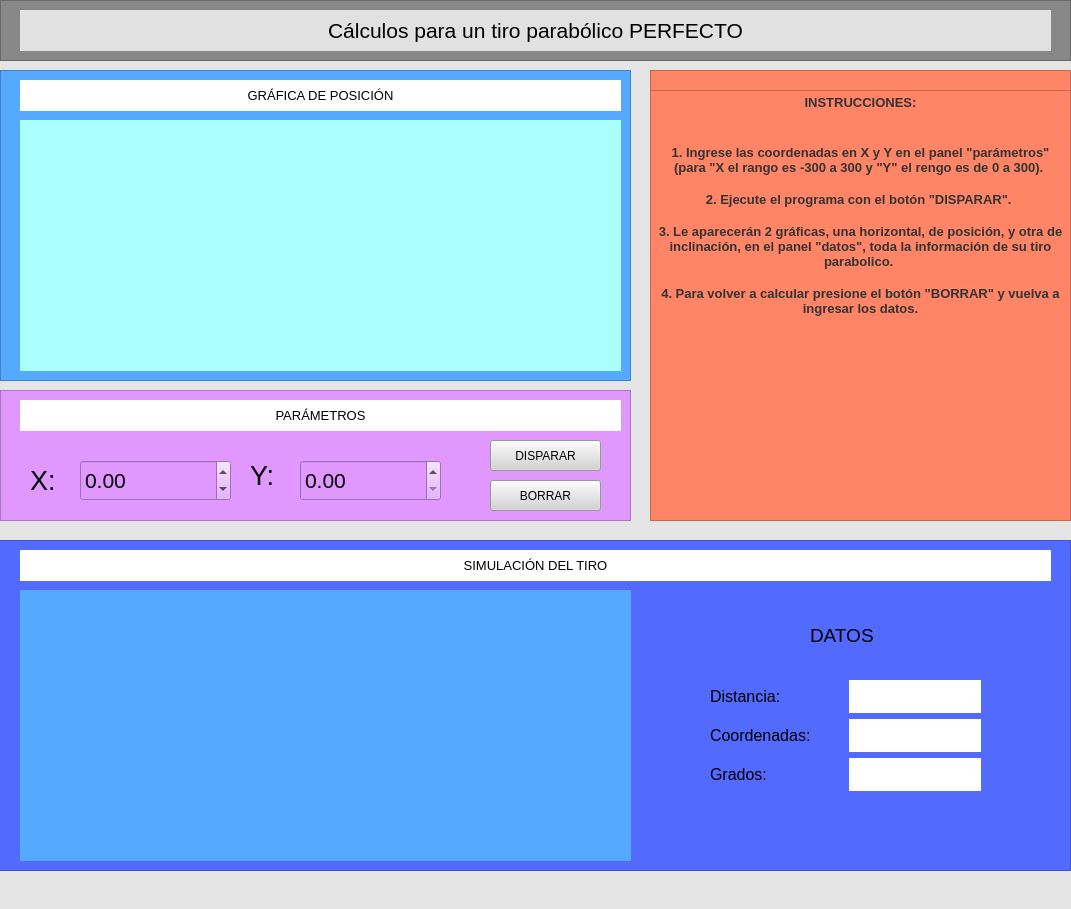
<?xml version="1.0" encoding="UTF-8"?>
<ui version="4.0">
 <class>MainWindow</class>
 <widget class="QMainWindow" name="MainWindow">
  <property name="geometry">
   <rect>
    <x>0</x>
    <y>0</y>
    <width>1071</width>
    <height>909</height>
   </rect>
  </property>
  <property name="windowTitle">
   <string>MainWindow</string>
  </property>
  <property name="styleSheet">
   <string notr="true">background-color: rgb(223, 215, 213);
background-color: rgb(229, 229, 229);</string>
  </property>
  <widget class="QWidget" name="centralwidget">
   <widget class="QFrame" name="frame">
    <property name="geometry">
     <rect>
      <x>0</x>
      <y>0</y>
      <width>1071</width>
      <height>61</height>
     </rect>
    </property>
    <property name="styleSheet">
     <string notr="true">
background-color: rgb(136, 136, 136);</string>
    </property>
    <property name="frameShape">
     <enum>QFrame::StyledPanel</enum>
    </property>
    <property name="frameShadow">
     <enum>QFrame::Raised</enum>
    </property>
    <widget class="QLabel" name="label">
     <property name="geometry">
      <rect>
       <x>20</x>
       <y>10</y>
       <width>1031</width>
       <height>41</height>
      </rect>
     </property>
     <property name="styleSheet">
      <string notr="true">background-color: rgb(225, 225, 225);</string>
     </property>
     <property name="text">
      <string>&lt;html&gt;&lt;head/&gt;&lt;body&gt;&lt;p align=&quot;center&quot;&gt;&lt;span style=&quot; font-size:16pt;&quot;&gt;Cálculos para un tiro parabólico PERFECTO&lt;/span&gt;&lt;/p&gt;&lt;/body&gt;&lt;/html&gt;</string>
     </property>
    </widget>
   </widget>
   <widget class="QFrame" name="frame_2">
    <property name="geometry">
     <rect>
      <x>0</x>
      <y>70</y>
      <width>631</width>
      <height>311</height>
     </rect>
    </property>
    <property name="styleSheet">
     <string notr="true">background-color: rgb(85, 170, 255);</string>
    </property>
    <property name="frameShape">
     <enum>QFrame::StyledPanel</enum>
    </property>
    <property name="frameShadow">
     <enum>QFrame::Raised</enum>
    </property>
    <widget class="QLabel" name="label_2">
     <property name="geometry">
      <rect>
       <x>20</x>
       <y>10</y>
       <width>601</width>
       <height>31</height>
      </rect>
     </property>
     <property name="styleSheet">
      <string notr="true">background-color: rgb(255, 255, 255);</string>
     </property>
     <property name="text">
      <string>&lt;html&gt;&lt;head/&gt;&lt;body&gt;&lt;p align=&quot;center&quot;&gt;&lt;span style=&quot; font-size:10pt;&quot;&gt;GRÁFICA DE POSICIÓN&lt;/span&gt;&lt;/p&gt;&lt;/body&gt;&lt;/html&gt;</string>
     </property>
    </widget>
    <widget class="QWidget" name="grafica1" native="true">
     <property name="geometry">
      <rect>
       <x>20</x>
       <y>50</y>
       <width>601</width>
       <height>251</height>
      </rect>
     </property>
     <property name="styleSheet">
      <string notr="true">background-color: rgb(170, 255, 255);</string>
     </property>
    </widget>
   </widget>
   <widget class="QFrame" name="frame_4">
    <property name="geometry">
     <rect>
      <x>0</x>
      <y>390</y>
      <width>631</width>
      <height>131</height>
     </rect>
    </property>
    <property name="styleSheet">
     <string notr="true">background-color: rgb(224, 152, 255);</string>
    </property>
    <property name="frameShape">
     <enum>QFrame::StyledPanel</enum>
    </property>
    <property name="frameShadow">
     <enum>QFrame::Raised</enum>
    </property>
    <widget class="QLabel" name="label_3">
     <property name="geometry">
      <rect>
       <x>20</x>
       <y>10</y>
       <width>601</width>
       <height>31</height>
      </rect>
     </property>
     <property name="styleSheet">
      <string notr="true">background-color: rgb(255, 255, 255);</string>
     </property>
     <property name="text">
      <string>&lt;html&gt;&lt;head/&gt;&lt;body&gt;&lt;p align=&quot;center&quot;&gt;&lt;span style=&quot; font-size:10pt;&quot;&gt;PARÁMETROS&lt;/span&gt;&lt;/p&gt;&lt;/body&gt;&lt;/html&gt;</string>
     </property>
    </widget>
    <widget class="QPushButton" name="borrar">
     <property name="geometry">
      <rect>
       <x>490</x>
       <y>90</y>
       <width>111</width>
       <height>31</height>
      </rect>
     </property>
     <property name="font">
      <font>
       <pointsize>9</pointsize>
      </font>
     </property>
     <property name="styleSheet">
      <string notr="true">background-color: rgb(211, 211, 211);</string>
     </property>
     <property name="text">
      <string>BORRAR</string>
     </property>
    </widget>
    <widget class="QPushButton" name="disparar">
     <property name="geometry">
      <rect>
       <x>490</x>
       <y>50</y>
       <width>111</width>
       <height>31</height>
      </rect>
     </property>
     <property name="font">
      <font>
       <pointsize>9</pointsize>
      </font>
     </property>
     <property name="styleSheet">
      <string notr="true">background-color: rgb(211, 211, 211);</string>
     </property>
     <property name="text">
      <string>DISPARAR</string>
     </property>
    </widget>
    <widget class="QLabel" name="v">
     <property name="geometry">
      <rect>
       <x>250</x>
       <y>60</y>
       <width>48</width>
       <height>51</height>
      </rect>
     </property>
     <property name="text">
      <string>&lt;html&gt;&lt;head/&gt;&lt;body&gt;&lt;p&gt;&lt;span style=&quot; font-size:20pt;&quot;&gt;Y:&lt;/span&gt;&lt;/p&gt;&lt;/body&gt;&lt;/html&gt;</string>
     </property>
    </widget>
    <widget class="QLabel" name="label_4">
     <property name="geometry">
      <rect>
       <x>30</x>
       <y>70</y>
       <width>41</width>
       <height>41</height>
      </rect>
     </property>
     <property name="text">
      <string>&lt;html&gt;&lt;head/&gt;&lt;body&gt;&lt;p&gt;&lt;span style=&quot; font-size:20pt;&quot;&gt;X:&lt;/span&gt;&lt;/p&gt;&lt;/body&gt;&lt;/html&gt;</string>
     </property>
    </widget>
    <widget class="QDoubleSpinBox" name="vy">
     <property name="geometry">
      <rect>
       <x>300</x>
       <y>70</y>
       <width>141</width>
       <height>41</height>
      </rect>
     </property>
     <property name="font">
      <font>
       <pointsize>16</pointsize>
      </font>
     </property>
     <property name="maximum">
      <double>300.000000000000000</double>
     </property>
    </widget>
    <widget class="QDoubleSpinBox" name="vx">
     <property name="geometry">
      <rect>
       <x>80</x>
       <y>70</y>
       <width>151</width>
       <height>41</height>
      </rect>
     </property>
     <property name="font">
      <font>
       <pointsize>16</pointsize>
      </font>
     </property>
     <property name="minimum">
      <double>-300.000000000000000</double>
     </property>
     <property name="maximum">
      <double>300.000000000000000</double>
     </property>
    </widget>
   </widget>
   <widget class="QFrame" name="frame_5">
    <property name="geometry">
     <rect>
      <x>-10</x>
      <y>540</y>
      <width>1081</width>
      <height>331</height>
     </rect>
    </property>
    <property name="styleSheet">
     <string notr="true">
background-color: rgb(83, 106, 255);</string>
    </property>
    <property name="frameShape">
     <enum>QFrame::StyledPanel</enum>
    </property>
    <property name="frameShadow">
     <enum>QFrame::Raised</enum>
    </property>
    <widget class="QLabel" name="label_5">
     <property name="geometry">
      <rect>
       <x>30</x>
       <y>10</y>
       <width>1031</width>
       <height>31</height>
      </rect>
     </property>
     <property name="styleSheet">
      <string notr="true">background-color: rgb(255, 255, 255);</string>
     </property>
     <property name="text">
      <string>&lt;html&gt;&lt;head/&gt;&lt;body&gt;&lt;p align=&quot;center&quot;&gt;&lt;span style=&quot; font-size:10pt;&quot;&gt;SIMULACIÓN DEL TIRO&lt;/span&gt;&lt;/p&gt;&lt;/body&gt;&lt;/html&gt;</string>
     </property>
    </widget>
    <widget class="QWidget" name="gridLayoutWidget">
     <property name="geometry">
      <rect>
       <x>720</x>
       <y>140</y>
       <width>271</width>
       <height>111</height>
      </rect>
     </property>
     <layout class="QGridLayout" name="gridLayout">
      <item row="1" column="0">
       <widget class="QLabel" name="label_7">
        <property name="styleSheet">
         <string notr="true">font: 75 8pt &quot;MS Shell Dlg 2&quot;;</string>
        </property>
        <property name="text">
         <string>&lt;html&gt;&lt;head/&gt;&lt;body&gt;&lt;p&gt;&lt;span style=&quot; font-size:12pt;&quot;&gt;Coordenadas:&lt;/span&gt;&lt;/p&gt;&lt;/body&gt;&lt;/html&gt;</string>
        </property>
       </widget>
      </item>
      <item row="0" column="0">
       <widget class="QLabel" name="label_8">
        <property name="styleSheet">
         <string notr="true">font: 8pt &quot;MS Shell Dlg 2&quot;;
font: 75 8pt &quot;MS Shell Dlg 2&quot;;
</string>
        </property>
        <property name="text">
         <string>&lt;html&gt;&lt;head/&gt;&lt;body&gt;&lt;p&gt;&lt;span style=&quot; font-size:12pt;&quot;&gt;Distancia: &lt;/span&gt;&lt;/p&gt;&lt;/body&gt;&lt;/html&gt;</string>
        </property>
       </widget>
      </item>
      <item row="2" column="1">
       <widget class="QLabel" name="gradosd">
        <property name="styleSheet">
         <string notr="true">background-color: rgb(255, 255, 255);</string>
        </property>
        <property name="text">
         <string/>
        </property>
       </widget>
      </item>
      <item row="0" column="1">
       <widget class="QLabel" name="distanciad">
        <property name="styleSheet">
         <string notr="true">background-color: rgb(255, 255, 255);</string>
        </property>
        <property name="text">
         <string/>
        </property>
       </widget>
      </item>
      <item row="1" column="1">
       <widget class="QLabel" name="coordenadasd">
        <property name="styleSheet">
         <string notr="true">background-color: rgb(255, 255, 255);</string>
        </property>
        <property name="text">
         <string/>
        </property>
       </widget>
      </item>
      <item row="2" column="0">
       <widget class="QLabel" name="label_9">
        <property name="text">
         <string>&lt;html&gt;&lt;head/&gt;&lt;body&gt;&lt;p&gt;&lt;span style=&quot; font-size:12pt;&quot;&gt;Grados:&lt;/span&gt;&lt;/p&gt;&lt;/body&gt;&lt;/html&gt;</string>
        </property>
       </widget>
      </item>
     </layout>
    </widget>
    <widget class="QLabel" name="label_10">
     <property name="geometry">
      <rect>
       <x>820</x>
       <y>80</y>
       <width>81</width>
       <height>31</height>
      </rect>
     </property>
     <property name="styleSheet">
      <string notr="true">font: 75 9pt &quot;MS Shell Dlg 2&quot;;</string>
     </property>
     <property name="text">
      <string>&lt;html&gt;&lt;head/&gt;&lt;body&gt;&lt;p&gt;&lt;span style=&quot; font-size:14pt;&quot;&gt;DATOS&lt;/span&gt;&lt;/p&gt;&lt;/body&gt;&lt;/html&gt;</string>
     </property>
    </widget>
    <widget class="QWidget" name="grafica2" native="true">
     <property name="geometry">
      <rect>
       <x>30</x>
       <y>50</y>
       <width>611</width>
       <height>271</height>
      </rect>
     </property>
     <property name="styleSheet">
      <string notr="true">background-color: rgb(85, 170, 255);</string>
     </property>
    </widget>
   </widget>
   <widget class="QFrame" name="frame_7">
    <property name="geometry">
     <rect>
      <x>650</x>
      <y>70</y>
      <width>421</width>
      <height>451</height>
     </rect>
    </property>
    <property name="styleSheet">
     <string notr="true">background-color: rgb(255, 133, 102);
</string>
    </property>
    <property name="frameShape">
     <enum>QFrame::StyledPanel</enum>
    </property>
    <property name="frameShadow">
     <enum>QFrame::Raised</enum>
    </property>
    <widget class="QTextEdit" name="textEdit">
     <property name="geometry">
      <rect>
       <x>0</x>
       <y>20</y>
       <width>421</width>
       <height>431</height>
      </rect>
     </property>
     <property name="autoFillBackground">
      <bool>true</bool>
     </property>
     <property name="styleSheet">
      <string notr="true">
font: 11pt &quot;MS Shell Dlg 2&quot;;
background-color: rgb(255, 133, 102);</string>
     </property>
     <property name="html">
      <string>&lt;!DOCTYPE HTML PUBLIC &quot;-//W3C//DTD HTML 4.0//EN&quot; &quot;http://www.w3.org/TR/REC-html40/strict.dtd&quot;&gt;
&lt;html&gt;&lt;head&gt;&lt;meta name=&quot;qrichtext&quot; content=&quot;1&quot; /&gt;&lt;style type=&quot;text/css&quot;&gt;
p, li { white-space: pre-wrap; }
&lt;/style&gt;&lt;/head&gt;&lt;body style=&quot; font-family:'MS Shell Dlg 2'; font-size:11pt; font-weight:400; font-style:normal;&quot;&gt;
&lt;p align=&quot;center&quot; style=&quot; margin-top:0px; margin-bottom:0px; margin-left:0px; margin-right:0px; -qt-block-indent:0; text-indent:0px;&quot;&gt;&lt;span style=&quot; font-size:10pt; font-weight:600; color:#333333;&quot;&gt;INSTRUCCIONES:&lt;/span&gt;&lt;/p&gt;
&lt;p align=&quot;center&quot; style=&quot;-qt-paragraph-type:empty; margin-top:0px; margin-bottom:0px; margin-left:0px; margin-right:0px; -qt-block-indent:0; text-indent:0px;&quot;&gt;&lt;br /&gt;&lt;/p&gt;
&lt;p align=&quot;center&quot; style=&quot; margin-top:0px; margin-bottom:0px; margin-left:0px; margin-right:0px; -qt-block-indent:0; text-indent:0px;&quot;&gt;&lt;span style=&quot; font-size:10pt;&quot;&gt;&lt;br /&gt;&lt;/span&gt;&lt;span style=&quot; font-size:10pt; font-weight:600; color:#333333;&quot;&gt;1. Ingrese las coordenadas en X y Y en el panel &amp;quot;parámetros&amp;quot; (para &amp;quot;X el rango es -300 a 300 y &amp;quot;Y&amp;quot; el rengo es de 0 a 300).&lt;/span&gt;&lt;span style=&quot; font-size:10pt;&quot;&gt; &lt;/span&gt;&lt;/p&gt;
&lt;p align=&quot;center&quot; style=&quot; margin-top:0px; margin-bottom:0px; margin-left:0px; margin-right:0px; -qt-block-indent:0; text-indent:0px;&quot;&gt;&lt;span style=&quot; font-size:10pt;&quot;&gt;&lt;br /&gt;&lt;/span&gt;&lt;span style=&quot; font-size:10pt; font-weight:600; color:#333333;&quot;&gt;2. Ejecute el programa con el botón &amp;quot;DISPARAR&amp;quot;.&lt;/span&gt;&lt;span style=&quot; font-size:10pt;&quot;&gt; &lt;/span&gt;&lt;/p&gt;
&lt;p align=&quot;center&quot; style=&quot; margin-top:0px; margin-bottom:0px; margin-left:0px; margin-right:0px; -qt-block-indent:0; text-indent:0px;&quot;&gt;&lt;span style=&quot; font-size:10pt;&quot;&gt;&lt;br /&gt;&lt;/span&gt;&lt;span style=&quot; font-size:10pt; font-weight:600; color:#333333;&quot;&gt;3. Le aparecerán 2 gráficas, una horizontal, de posición, y otra de inclinación, en el panel &amp;quot;datos&amp;quot;, toda la información de su tiro parabolico.&lt;/span&gt;&lt;span style=&quot; font-size:10pt;&quot;&gt; &lt;/span&gt;&lt;/p&gt;
&lt;p align=&quot;center&quot; style=&quot; margin-top:0px; margin-bottom:0px; margin-left:0px; margin-right:0px; -qt-block-indent:0; text-indent:0px;&quot;&gt;&lt;span style=&quot; font-size:10pt;&quot;&gt;&lt;br /&gt;&lt;/span&gt;&lt;span style=&quot; font-size:10pt; font-weight:600; color:#333333;&quot;&gt;4. Para volver a calcular presione el botón &amp;quot;BORRAR&amp;quot; y vuelva a ingresar los datos.&lt;/span&gt;&lt;/p&gt;&lt;/body&gt;&lt;/html&gt;</string>
     </property>
    </widget>
   </widget>
  </widget>
  <widget class="QMenuBar" name="menubar">
   <property name="geometry">
    <rect>
     <x>0</x>
     <y>0</y>
     <width>1071</width>
     <height>26</height>
    </rect>
   </property>
  </widget>
  <widget class="QStatusBar" name="statusbar"/>
 </widget>
 <resources/>
 <connections/>
</ui>
